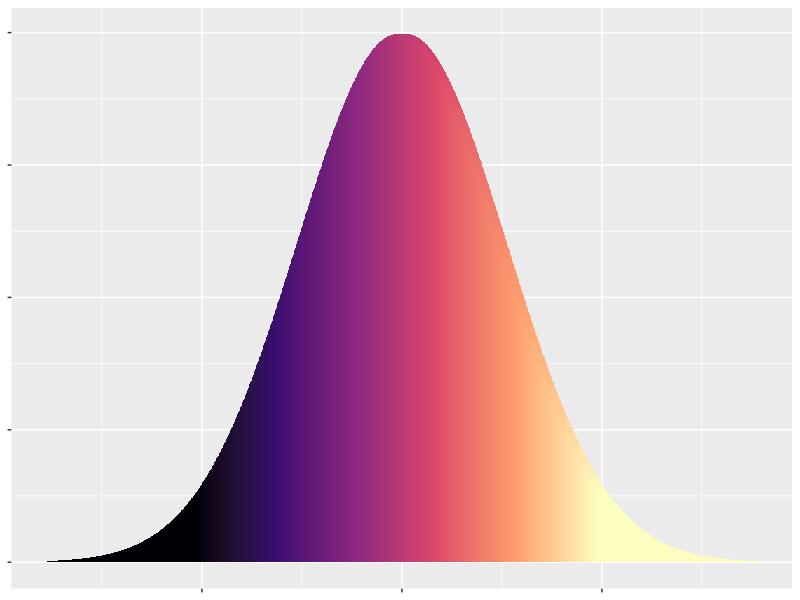
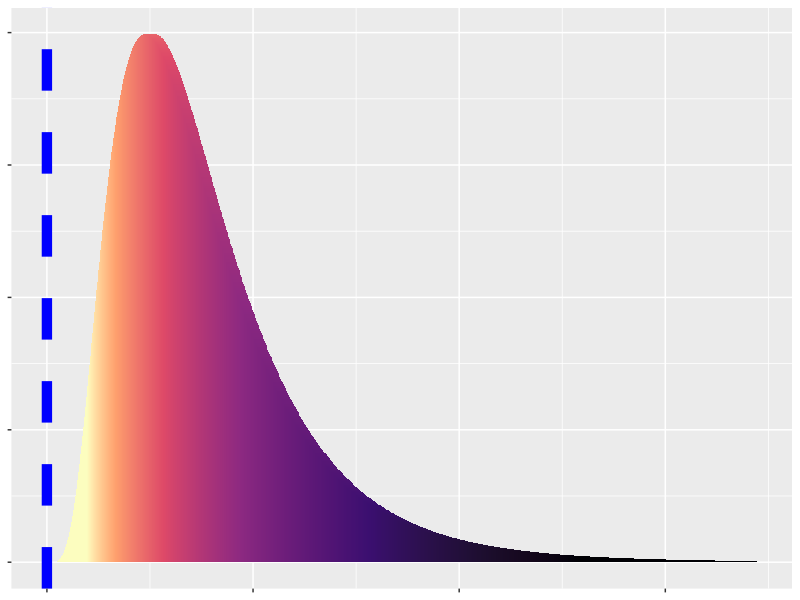
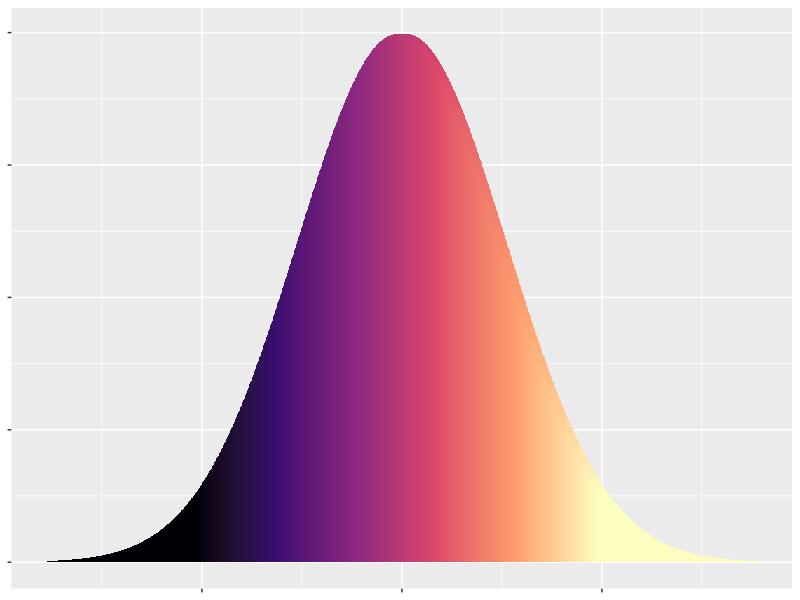
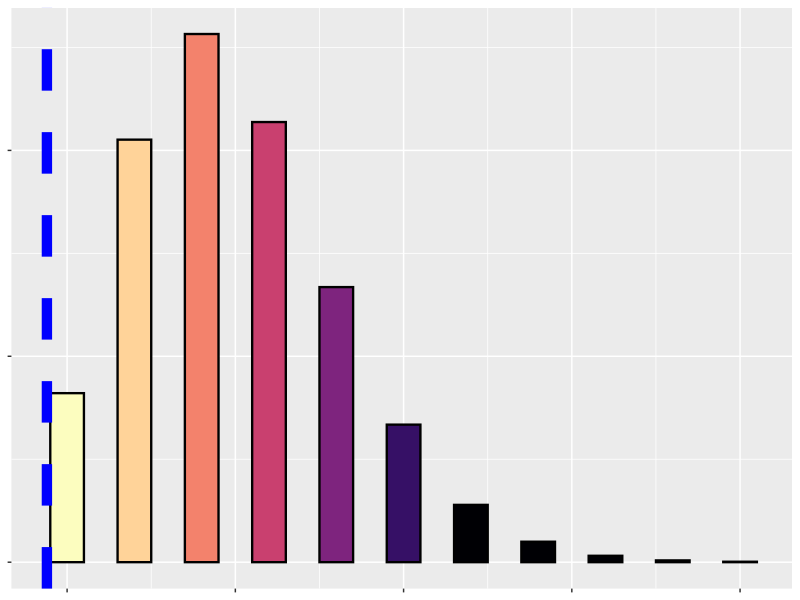
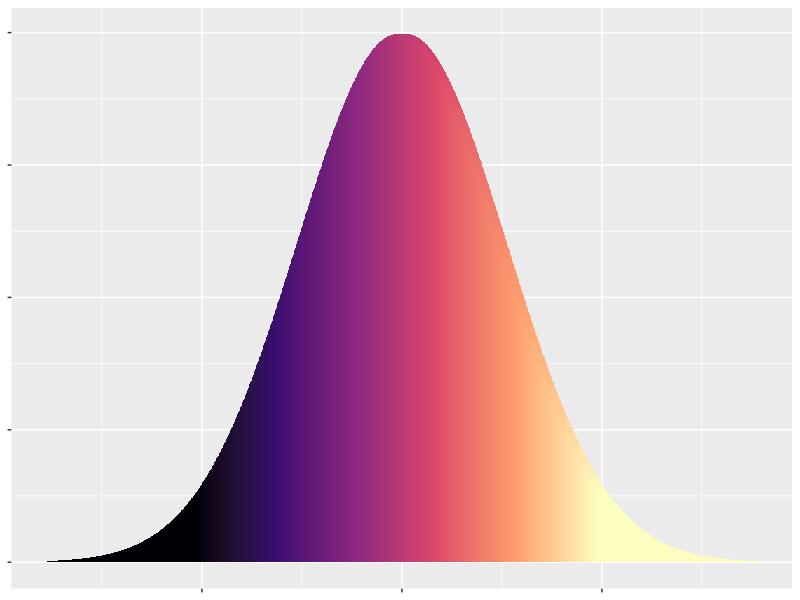
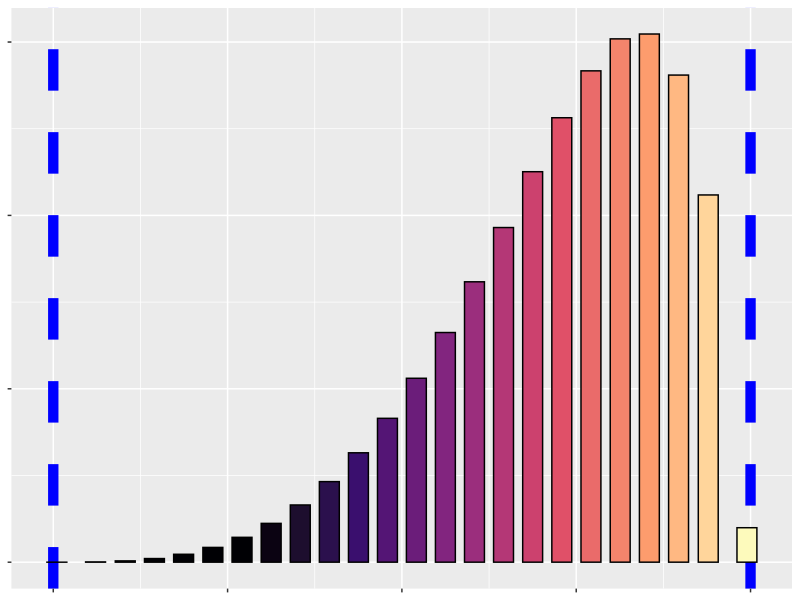
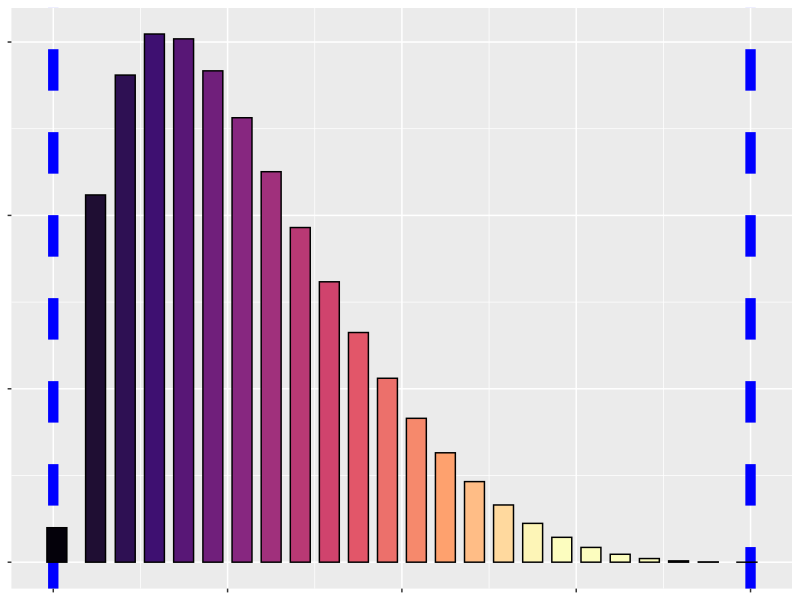
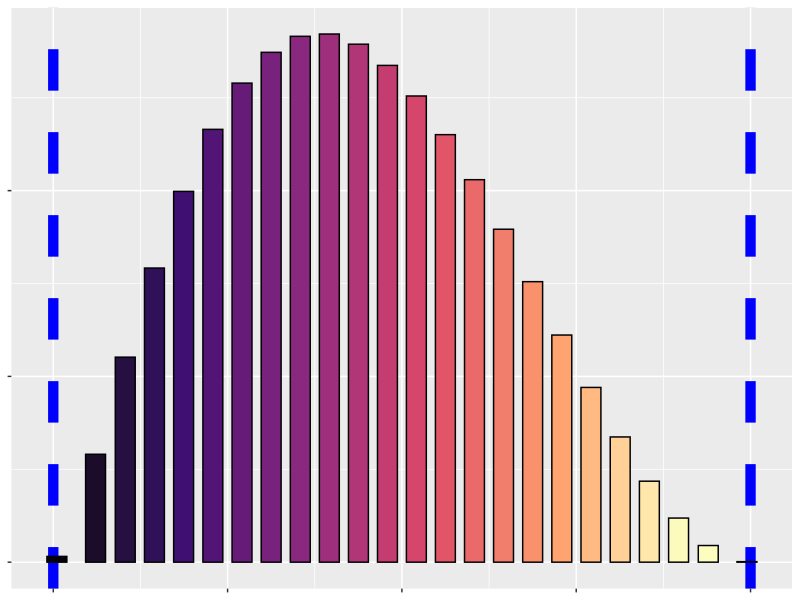

Write R code to recreate these figures, in order.
## ---- chunk 1
library(ggplot2)
library(scales)
df = data.frame(x = seq(-3.5, 3.5, length.out = 1000), y = NA)
df$y = dnorm(df$x, mean = 0, sd = 1)

ggplot(df, aes(x = x, y = y, fill = x)) +
  geom_col(width = 0.1, color = NA) +
  scale_fill_viridis_c(option="magma",limits=c(-2,2),oob=scales::squish) +
  theme(text=element_blank(),legend.position = "none")
## ---- chunk 2
ggplot(df, aes(x = 3^(x/2), y = y, fill = x)) +
  geom_col(width = 0.1, color = NA) +
  scale_fill_viridis_c(option="magma",direction=-1,limits=c(-1.5,3),oob=scales::squish) +
  geom_vline(xintercept=0,linewidth=3.5,linetype=2,color="blue")+
  theme(text=element_blank(),legend.position = "none")
## ---- chunk 3
df = data.frame(x = seq(-3.5, 3.5, length.out = 1000), y = NA)
df$y = dnorm(df$x, mean = 0, sd = 1)

ggplot(df, aes(x = x, y = y, fill = x)) +
  geom_col(width = 0.1, color = NA) +
  scale_fill_viridis_c(option="magma",limits=c(-2,2),oob=scales::squish) +
  theme(text=element_blank(),legend.position = "none")
## ---- chunk 4
dfPois = data.frame(x=0:10,y=NA)
dfPois$y = dpois(dfPois$x,2.5)
ggplot(dfPois, aes(x = x, y = y, fill = x)) +
  geom_col(width = 0.5, color = "black",size=.8) +
  scale_fill_viridis_c(option="magma",direction=-1,limits=c(0.5,6),oob=scales::squish) +
  geom_vline(xintercept=-.3,linewidth=3.5,linetype=2,color="blue")+
  theme(text=element_blank(),legend.position = "none")
## ---- chunk 5
df = data.frame(x = seq(-3.5, 3.5, length.out = 1000), y = NA)
df$y = dnorm(df$x, mean = 0, sd = 1)

ggplot(df, aes(x = x, y = y, fill = x)) +
  geom_col(width = 0.1, color = NA) +
  scale_fill_viridis_c(option="magma",limits=c(-2,2),oob=scales::squish) +
  theme(text=element_blank(),legend.position = "none")
## ---- chunk 6
k = 25
dfBin = data.frame(x=seq(-5,5,length.out=5000),y=NA)
dfBin$y = dnorm(dfBin$x,1,.65)
dfBin$x = pnorm(dfBin$x)
dfBin$k = cut(dfBin$x,breaks=seq(0,1,length.out=k))
dfBin = aggregate(dfBin,by=list(dfBin$k),FUN=mean)
ggplot(dfBin, aes(x = x, y = y, fill = x)) +
 geom_vline(xintercept=c(0,1),linewidth=3.5,linetype=2,color="blue")+
  geom_col(width = 1/(k+10), color = "black") +
  scale_fill_viridis_c(option="magma",limits=c(.3,1),oob=scales::squish) +
  theme(text=element_blank(),legend.position = "none")
## ---- chunk 7
k = 25
dfBin = data.frame(x=seq(-5,5,length.out=5000),y=NA)
dfBin$y = dnorm(dfBin$x,-1,.65)
dfBin$x = pnorm(dfBin$x)
dfBin$k = cut(dfBin$x,breaks=seq(0,1,length.out=k))
dfBin = aggregate(dfBin,by=list(dfBin$k),FUN=mean)
ggplot(dfBin, aes(x = x, y = y, fill = x)) +
 geom_vline(xintercept=c(0,1),linewidth=3.5,linetype=2,color="blue")+
  geom_col(width = 1/(k+10), color = "black") +
  scale_fill_viridis_c(option="magma",limits=c(0,.7),oob=scales::squish) +
  theme(text=element_blank(),legend.position = "none")
## ---- chunk 8
k = 25
dfBin = data.frame(x=seq(-5,5,length.out=5000),y=NA)
dfBin$y = dnorm(dfBin$x,-.3,.7)
dfBin$x = pnorm(dfBin$x)
dfBin$k = cut(dfBin$x,breaks=seq(0,1,length.out=k))
dfBin = aggregate(dfBin,by=list(dfBin$k),FUN=mean)
ggplot(dfBin, aes(x = x, y = y, fill = x)) +
 geom_vline(xintercept=c(0,1),linewidth=3.5,linetype=2,color="blue")+
  geom_col(width = 1/(k+10), color = "black") +
  scale_fill_viridis_c(option="magma",limits=c(0,.9),oob=scales::squish) +
  theme(text=element_blank(),legend.position = "none")
## ---- chunk 9
# viridis_pal(option = "magma")(10)
ggplot() +
  scale_x_continuous(limits=c(-3,4))+
  stat_function(fun=dnorm,args=list(0,1),linewidth=5,col="#451077FF")+
  stat_function(fun=dnorm,args=list(1,1),linewidth=5,col="#F8765CFF")+
  theme(text=element_blank())
## ---- chunk 10
ggplot() +
  scale_x_continuous(limits=c(0,10))+
  geom_vline(xintercept=0,linewidth=3.5,linetype=2,color="blue")+
  stat_function(fun=dgamma,args=list(4,1),linewidth=5,col="#451077FF")+
  stat_function(fun=dgamma,args=list(4,2),linewidth=5,col="#F8765CFF")+
  theme(text=element_blank())
## ---- chunk 11
# viridis_pal(option = "magma")(12)
ggplot() +
  scale_x_continuous(limits=c(-5,4.5))+
  stat_function(fun=dnorm,args=list(-2,1),linewidth=5,col="#120D32FF")+
  stat_function(fun=dnorm,args=list(-1.3,1),linewidth=5,col="#451077FF")+
  stat_function(fun=dnorm,args=list(-0.6,1),linewidth=5,col="#A3307EFF")+
  stat_function(fun=dnorm,args=list(0.1,1),linewidth=5,col="#E95562FF")+
  stat_function(fun=dnorm,args=list(0.8,1),linewidth=5,col="#F97C5DFF")+
  stat_function(fun=dnorm,args=list(1.5,1),linewidth=5,col="#FEC98DFF")+
  theme(text=element_blank())
## ---- chunk 12
inverse_probit_trans = function() {
  trans_new("inverse_probit", 
            transform = function(x) pnorm(x), 
            inverse = function(x) qnorm(x))
}
ggplot() +
  geom_vline(xintercept=c(-3,4),linewidth=4,linetype=2,color="blue")+
  scale_x_continuous(limits=c(-3,4), trans = inverse_probit_trans())+
  stat_function(fun=dnorm,args=list(-1.0,.6),linewidth=5,col="#120D32FF")+
  stat_function(fun=dnorm,args=list(-0.6,.6),linewidth=5,col="#451077FF")+
  stat_function(fun=dnorm,args=list(-0.2,.6),linewidth=5,col="#A3307EFF")+
  stat_function(fun=dnorm,args=list(0.2,.6),linewidth=5,col="#E95562FF")+
  stat_function(fun=dnorm,args=list(0.6,.6),linewidth=5,col="#F97C5DFF")+
  stat_function(fun=dnorm,args=list(1.0,.6),linewidth=5,col="#FEC98DFF")+
  theme(text=element_blank())
